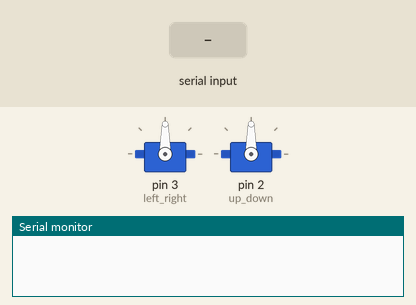
The sketch below on a simulated Arduino Uno, built with avr-gcc and run on an emulated ATmega328P. On the bench: 2 × servo, the last lines printed to the serial monitor. The test bench sets the inputs (shaded band).

Above: at 1.2 s.
1.3 s: "90,45\n" received over Serial
At 2.6 s:
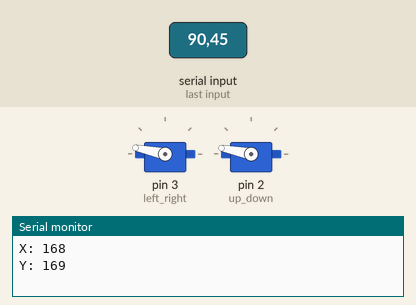
3.8 s: "30,150\n" received over Serial
At 5.8 s:
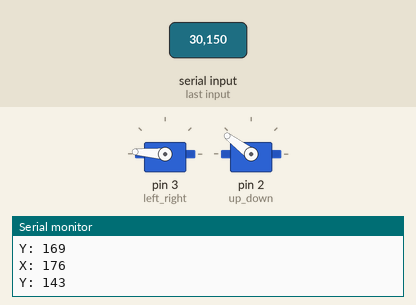
Timing chart, 0 to 7.3 s (numbered marks = the images above; inputs shaded):
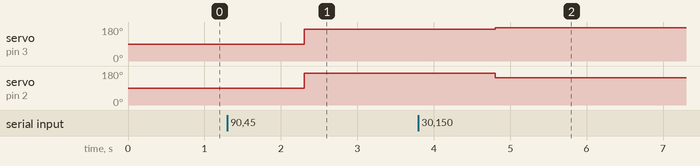

The sketch:

Turret_Code.ino
```cpp
#include <Servo.h>

String inputString = "";  // String to store input data
int x = 0;
int y = 0;
int x_axis = 0;
int y_axis = 0;
int last_x = 0;
int last_y = 0;

Servo left_right;
Servo up_down;

// Define a threshold for detecting significant movement
const int THRESHOLD = 5;  // You can adjust this value to your needs

void setup() {
  left_right.attach(3);  // Attach left-right servo to pin 2
  up_down.attach(2);     // Attach up-down servo to pin 3
  Serial.begin(9600);    // Start serial communication
}

void loop() {
  // Check if serial data is available
  if (Serial.available() > 0) {
    inputString = Serial.readStringUntil('\r');  // Read until carriage return
    inputString.trim();  // Remove leading and trailing whitespace

    // Ensure input contains a comma and is in the correct format
    int commaIndex = inputString.indexOf(',');
    if (commaIndex > 0) {
      // Extract x and y coordinates
      x_axis = inputString.substring(0, commaIndex).toInt();
      y_axis = inputString.substring(commaIndex + 1).toInt();

      // Map coordinates to servo range (180 to 0)
      y = map(y_axis, 0, 720, 180, 0);
      x = map(x_axis, 0, 1280, 180, 0);

      // Check if the change in coordinates exceeds the threshold
      if (abs(x - last_x) > THRESHOLD ) {
        // Only update the servo positions if there is a significant change
        left_right.write(x);  // Set horizontal servo position
        up_down.write(y);    // Set vertical servo position

        // Print the new servo positions for debugging
        Serial.print("X: ");
        Serial.println(x);
        Serial.print("Y: ");
        Serial.println(y);

        // Update the last known positions
        last_x = x;
        last_y = y;
      } else {
        // If no significant change, just print a message (optional)
        Serial.println("No significant movement detected.");
      }
    } else {
      // Handle invalid input format if no comma is found
      Serial.println("Invalid input format. Expected: x,y");
    }
  }
}
```

Measured:
- after the input at 1.3 s, servo on pin 3 (left_right): 90° → 168° after 1.0 s; servo on pin 2 (up_down): 90° → 169° after 1.0 s
- after the input at 3.8 s, servo on pin 3 (left_right): 168° → 176° after 1.0 s; servo on pin 2 (up_down): 169° → 143° after 1.0 s
